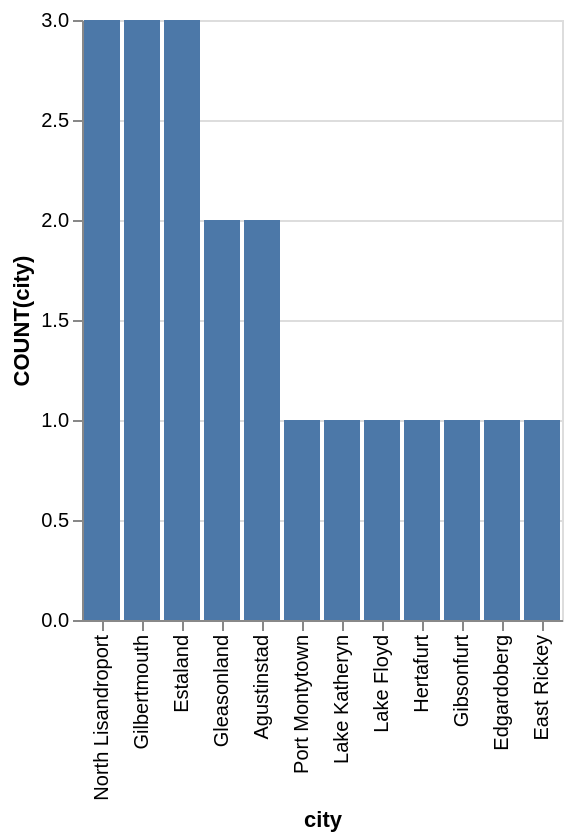

The specification (Vega-Lite) saved for this image:
### Vega-Lite specification from a JSON file in a GitHub repository (floating-point values rounded to 4 significant figures)
{"data": {"values": [{"x_data": "North Lisandroport", "y_data": 3}, {"x_data": "Gilbertmouth", "y_data": 3}, {"x_data": "Estaland", "y_data": 3}, {"x_data": "Gleasonland", "y_data": 2}, {"x_data": "Agustinstad", "y_data": 2}, {"x_data": "Port Montytown", "y_data": 1}, {"x_data": "Lake Katheryn", "y_data": 1}, {"x_data": "Lake Floyd", "y_data": 1}, {"x_data": "Hertafurt", "y_data": 1}, {"x_data": "Gibsonfurt", "y_data": 1}, {"x_data": "Edgardoberg", "y_data": 1}, {"x_data": "East Rickey", "y_data": 1}]}, "mark": "bar", "encoding": {"x": {"field": "x_data", "type": "nominal", "title": "city", "sort": {"op": "sum", "field": "y_data", "order": "descending"}}, "y": {"field": "y_data", "type": "quantitative", "title": "COUNT(city)"}}}
